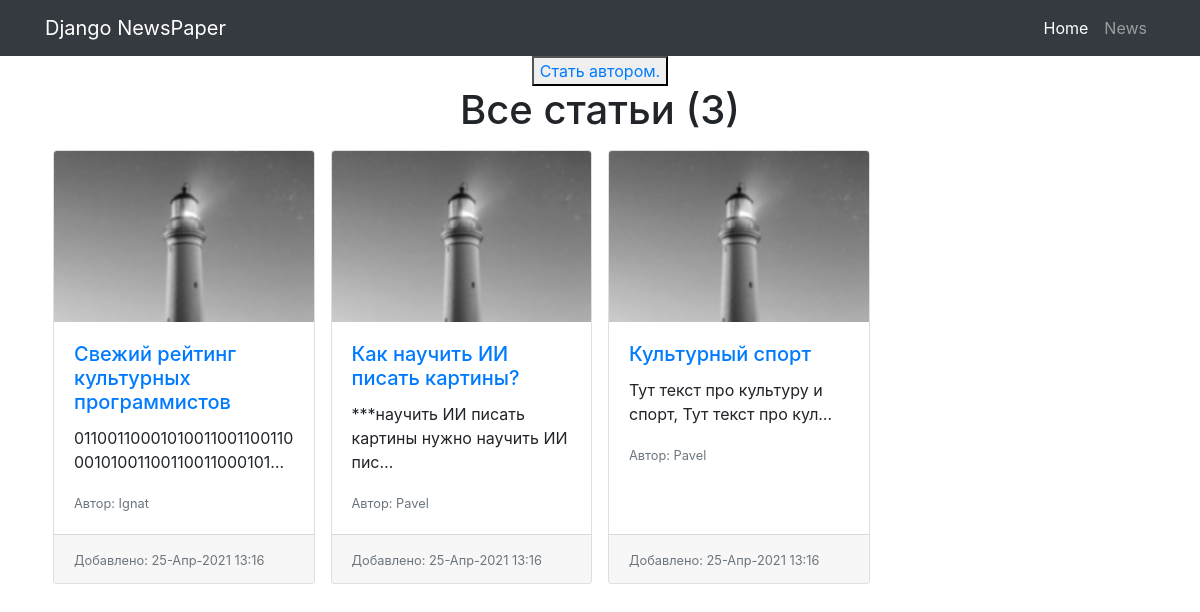
Before: /news/ with the older database file.
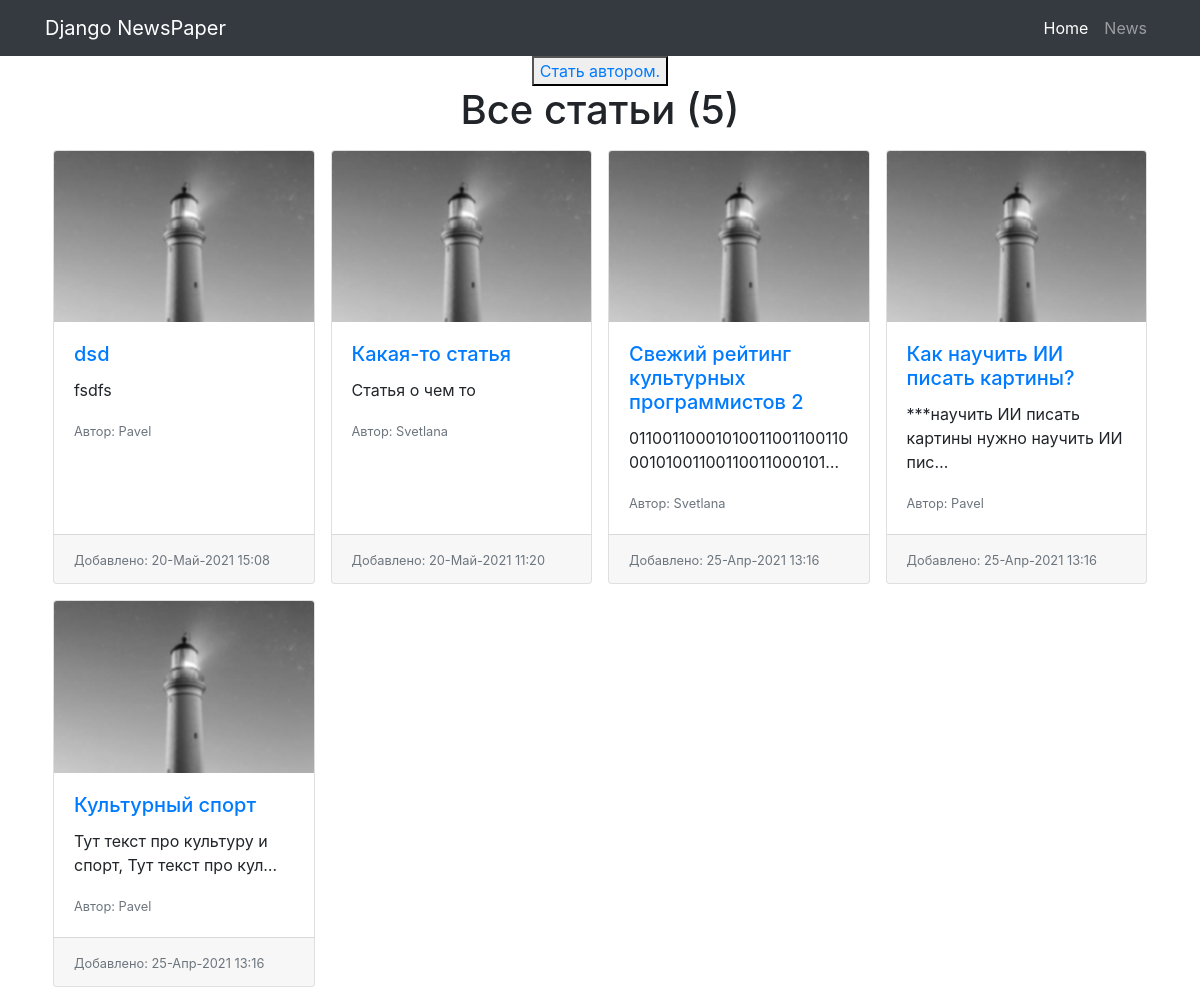
After: the same page with the newer database file.
### news/models.py (models this page shows, shortened)
class Post(models.Model):
    ARTICLE = 'AR'
    NEWS = 'NS'
    POST_CHOICES = (
        (ARTICLE, 'Статья'),
        (NEWS, 'Новость'),
    )
    author = models.ForeignKey(Author, on_delete=models.CASCADE)
    type_post = models.CharField(max_length=2, choices=POST_CHOICES,
                                 default=ARTICLE)
    created_at = models.DateTimeField(auto_now_add=True)
    category = models.ManyToManyField(Category, through='PostCategory')
    title = models.CharField(max_length=255)
    content = models.TextField()
    rating = models.IntegerField(default=0)

class Author(models.Model):
    user = models.OneToOneField(User, on_delete=models.CASCADE)
    rating = models.IntegerField(default=0)
    def __str__(self):
        return f'{self.user}'

### news/views.py (the view)
# urls.py: path('', PostList.as_view()),
class PostList(ListView):
    model = Post
    template_name = 'news/posts.html'
    context_object_name = 'posts'
    ordering = ['-created_at']
    paginate_by = 10
    def get_context_data(self, **kwargs):
        context = super().get_context_data(**kwargs)
        context['is_not_authors'] = not self.request.user.groups.filter(name='authors').exists()
        return context

### news/templatetags/custom_filters.py (called while the page is built)
@register.filter(name='censor')
def censor(value):
    words = ['дурак', 'сука']
    for word in words:
        if word in value:
            value = value.replace(word, '***')
    return str(value)

### templates/news/posts.html (shortened to what this page needs)
{% extends 'default.html' %}
{% load custom_filters %}
{% block content %}
{% if is_not_authors %}
<button> <a href="/news/upgrade/">Стать автором.</a> </button>
{% endif %}
<h1>Все статьи ({{ posts|length }})</h1>
  {% if posts %}
<div class="card-group text-left">
  {% for post in posts %}
  <div class="col-12 col-md-6 col-lg-4 col-xl-3 p-2">
    <div class="card h-100" >
      <img src="/media/photo.jpg" class="card-img-top" alt="{{ post.title|censor }}">
      <div class="card-body">
        <h5 class="card-title"><a href="{{ post.pk }}">{{ post.title|censor }}</a></h5>
        <p class="card-text">{{ post.content|censor|truncatechars:50 }}</p>
        <p class="card-text"><small class="text-muted">Автор: {{ post.author }}</small></p>
      </div>
      <div class="card-footer">
        <small class="text-muted">Добавлено: {{ post.created_at|date:'d-M-Y H:i'  }}</small>
      </div>
    </div>
  </div>
  {% endfor %}
</div>
  {% else %}
    <h2>Пока ещё нет ни одной статьи!</h2>
  {% endif %}
{% endblock content %}

### templates/default.html (shortened to what this page needs)
{% load static %}
<!DOCTYPE html>
<html lang="en">
<head>
  <link href="{% static 'vendor/bootstrap/css/bootstrap.min.css' %}" rel="stylesheet">
</head>
<body>
  <nav class="navbar navbar-expand-lg navbar-dark bg-dark static-top">
    <div class="container">
      <a class="navbar-brand" href="/">Django NewsPaper</a>
      <div class="collapse navbar-collapse" id="navbarResponsive">
        <ul class="navbar-nav ml-auto">
          <li class="nav-item active">
            <a class="nav-link" href="/">Home
            </a>
          </li>
          <li class="nav-item">
            <a class="nav-link" href="/news/">News</a>
          </li>
        </ul>
      </div>
    </div>
  </nav>
  <div class="container">
    <div class="row">
      <div class="col-lg-12 text-center">
       {% block content %}
       {% endblock content %}
      </div>
    </div>
  </div>
</body>
</html>

Changed rows visible on the page:
added Post: title|censor "dsd", content|censor "fsdfs", author "Pavel", created_at "20-Май-2021 15:08"
added Post: title|censor "Какая-то статья", content|censor "Статья о чем то", author "Svetlana", created_at "20-Май-2021 11:20"
changed Post: title|censor "Свежий рейтинг культурных программистов" → "Свежий рейтинг культурных программистов 2"; author "Ignat" → "Svetlana"
Other visible differences:
{{ posts|length }}: "3" → "5"
